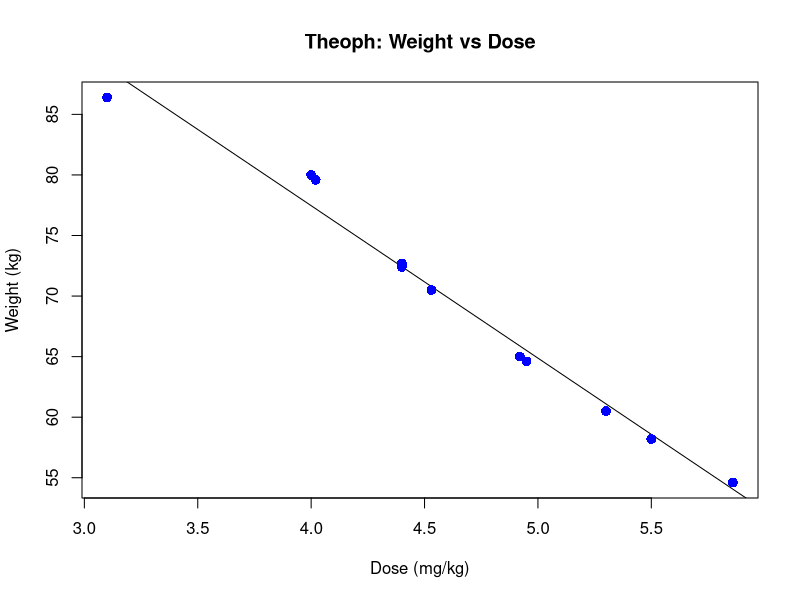
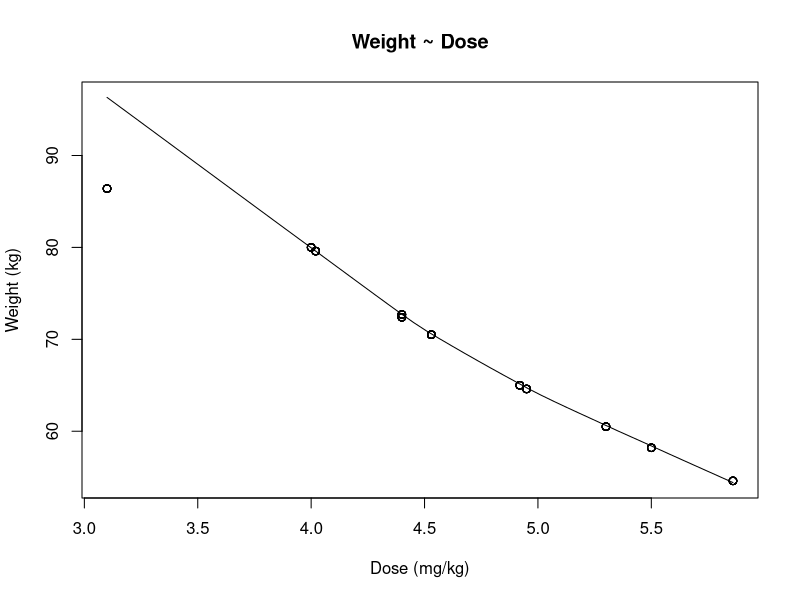

Reproduce these figures in R, in order.
# Load dataset
data("Theoph")
head(Theoph)

# Step 1: Build linear model — predict Dose from Wt
x <- Theoph$Wt     # weight (kg)
y <- Theoph$Dose   # dose (mg/kg)

model_theoph <- lm(y ~ x)
print(model_theoph)
print(summary(model_theoph))

# Step 2: Visualise
plot(y, x,
     main  = "Theoph: Weight vs Dose",
     abline(lm(Wt ~ Dose, data = Theoph)),
     xlab  = "Dose (mg/kg)",
     ylab  = "Weight (kg)",
     col   = "blue", pch = 16, cex = 1.3)

scatter.smooth(y, x,
               main = "Weight ~ Dose",
               xlab = "Dose (mg/kg)",
               ylab = "Weight (kg)")

# Step 3: Predict dose for weights 90, 95, 100 kg
new_weights <- data.frame(x = c(90, 95, 100))
result      <- predict(model_theoph, new_weights)
print(result)
